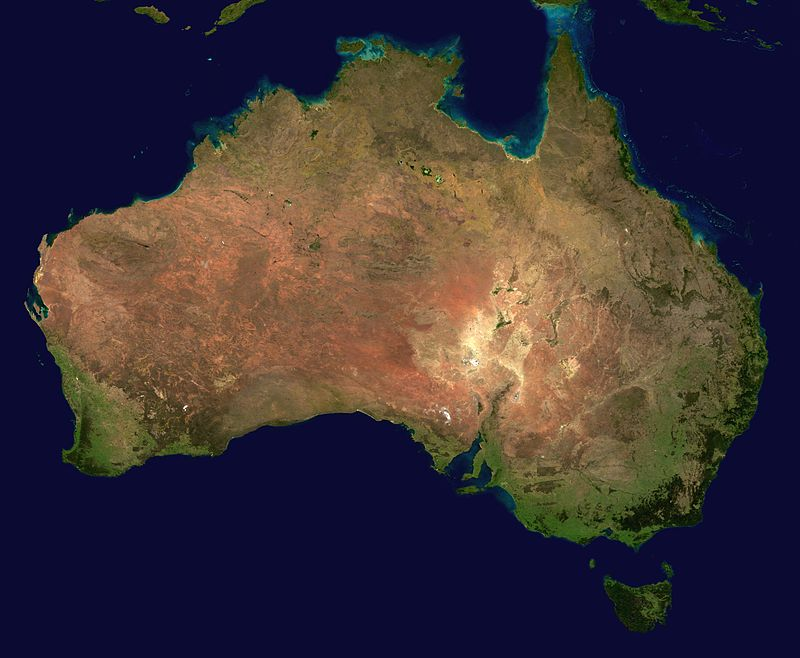
#> input picture example/example_master.jpg, 800 x 658 px, given as the content of the folder library, which was not available
$ python mosaic.py
#> lines starting #> are read from the running program, lines starting #| are printed output that depends on the picture; long printed decimals are rounded; pictures that were not available may be replaced by others from this repository, and a replacement may not be noted
#created by Pieter Roffelsen
"""This module allows one to build a mosaic of a given master image,
using images from a given collection of images. For details, please see the README.
"""


import os
from pathlib import Path
import glob
import json

import math

import cv2

import numpy as np
import pandas as pd
from scipy.optimize import linear_sum_assignment

IMAGES_FOLDER = Path("images/")
LIBRARY_FOLDER = Path("library/")
MAS_DATA_FOLDER = Path("library/mas_data/")
MASTER_FOLDER = Path("master/")
OUTPUT_FOLDER = Path("output/")


class _Parameters:
    """
    Class for parameters of mosaic projects.
    ...

    Attributes
    ----------
    dic : dictionary with keys (parameters):
        "height" - height of tiles in mosaic
        "width"  - width of tiles in mosaic
        "nr_im"  - number of images in library
        "nr_row" - number of rows of images in mosaic
        "nr_col" - number of columns of images in mosaic
    """
    def __init__(self, height="", width=""):
        self.dic = {"height" : height, "width" : width,
                    "nr_im" : "", "nr_row" : "",
                    "nr_col" : ""}

    def get(self, parameter):
        '''Get value of parameter.'''
        return self.dic[parameter]

    def set(self, parameter, value):
        '''Set value of parameter.'''
        self.dic[parameter] = value
        return None

    def save(self):
        '''Save parameters to file in library folder.'''
        log = open(LIBRARY_FOLDER / "log.txt", "w")
        json_dump = json.dumps(self.dic)
        log.write(json_dump)
        log.close()
        return None

    # [6 lines left out: function load, not called in this run]


class MosaicProject:
    """
    Class for mosaic projects.
    ...

    Attributes
    ----------
    parameters : instance of the _Parameter class.
    Contains values of relevant parameters of a mosaic project.

    Methods
    -------
    build_library(self)
    Build library from images in image folder.

    process_master(self, max_im=0)
    Find optimal assignment of library images to tiles in mosaic,
    using no more than max_im images if max_im > 0.

    print_mosaic(self, tuning=None)
    Print a mosaic with optional tuning

    build_mosaic(self, max_im=0, tuning=None)
    Call build_library, process_master and print_mosaic.
    """
    def __init__(self, height=100, width=120):
        #initialise parameters of mosaic.
        self.parameters = _Parameters(height=height, width=width)
        #Test whether old project files already exist.
        if len(os.listdir(LIBRARY_FOLDER)) > 2:
            print("Would you like to:")
            print("(1) continue the old project, or")
            print("(2) start a new one and clear the old one?")
            choice = "0"
            while choice not in ["1", "2"]:
                choice = input("Please answer with 1 or 2: ")
            if choice == "1":
                try:
                    self.parameters.load()
                except:
                    raise FileNotFoundError("Old project is corrupted, please start a new one.")
            if choice == "2":
                _clear_library()
                _clear_mas_data()

    def get_parameters(self):
        '''parameters getter'''
        return self.parameters

    def build_library(self):
        '''build an image library by cropping and resizing each
        image found in the images folder and its subfolders, in
        accordance with the specified height and width values.
        ---------
        Save all the processed images in the library folder as well as
        a file averages.csv containing average colour values of all
        the processed images.
        '''
        #check whether a library already exists
        if len(os.listdir(LIBRARY_FOLDER)) > 2:
            print("Would you like to rebuild the library (y/n)?")
            print("WARNING: entering y will delete all intermediate files.")
            choice = input("Input: ")
            while choice not in ["y", "n"]:
                print("Please respond with y or n.")
                choice = input("Input: ")
            if choice == "n":
                return None
            else:
                _clear_library()
                _clear_mas_data()
                print("library cleared")
        #retrieve mosaic parameters
        param = self.get_parameters()
        #create list of all files in images folder and its subfolders
        file_list = _images_files()
        total_files = len(file_list)    #total number of files
        image_counter = 0               #tracks number of images among files
        percent = 0                     #tracks completion percentage
        file_counter = 0                #tracks number of files processed
        #We save average colour values of images during processing
        #in the following list.
        average_colours_list = []
        print("Building of image library initiated.")
        print("images processed:   0%")
        for file in file_list:
            image = cv2.imread(file)
#> image is the input picture: shape (658, 800, 3); mean B, G, R 55.8, 50.8, 61.2
            file_counter += 1
            percent_new = int((file_counter * 100) // total_files)
            if percent_new > percent:
                percent = percent_new
                print("images processed: "+((3 - len(str(percent))) * " ")+str(percent)+"%")
            #Check whether the file is an image or not.
            if image is None:   #If not, then skip to the next iteration.
                continue
            #Crop and resize image.
            image = _image_processor(image, param.get("height"), param.get("width"))
            #Save processed image into the library folder.
            cv2.imwrite(str(LIBRARY_FOLDER / ("lib_im_" + str(image_counter) + ".jpg")), image)
            #Compute the average colour values of the processed image.
            average_colours = image.mean(axis=1).mean(axis=0)
            average_colours_list.append(average_colours)
            image_counter += 1
        #Save the average colour values of the images in the library
        #as averages.csv in the library folder.
        average_colours_list = pd.DataFrame(average_colours_list)
        average_colours_list.to_csv(str(LIBRARY_FOLDER / "averages.csv"))
        #Set parameter "nr_im" to image_counter.
        param.set("nr_im", image_counter)
        #Save parameters on file.
        param.save()
        print("Building of image library completed.")
        return None

    def process_master(self, max_im=0):
        '''Process master image:
        -load master image from the master folder,
        -determine optimal number of rows and columns of tiles
         to use for mosaic, with the additional constraint that the total
         number of tiles is less than max_im, in case max_im > 0.
        -compute optimal assignment of images in library to mosaic tiles.
        -save optimal assignment as assignment.csv in mas_data folder.
        --------
        Keyword arguments:
        max_im -- maximum number of tiles to use in mosaic.
        '''
        #check whether a master image has already been processed.
        if len(os.listdir(MAS_DATA_FOLDER)) > 1:
            print("Would you like to reprocess a master image?")
            choice = "0"
            while choice not in ["y", "n"]:
                choice = input("Please respond with y or n: ")
            if choice == "n":
                return None
            else:
                _clear_mas_data()
        #load master image
        mas_im = _load_mas_im()
        print("Master image processing initiated.")
        #get aspect ratio of master image
        mas_dim = mas_im.shape
        asp_mast = mas_dim[0] / mas_dim[1]
        #get aspect ratio of tile images
        param = self.get_parameters()
        asp_tile = param.get("height") / param.get("width")
        #set maximum number of image tiles in mosaic
        if max_im > 0:
            nr_im_used = min(param.get("nr_im"), max_im)
        else:
            nr_im_used = param.get("nr_im")
        #find optimal numbers of rows and columns in mosaic
        (nr_row, nr_col) = _optimal(nr_im_used, asp_tile, asp_mast)
        print("Your mosaic will consist of "+str(nr_row)+\
              " rows and "+str(nr_col)+" columns of images.")
        #set numbers of rows and columns parameters
        param.set("nr_row", nr_row)
        param.set("nr_col", nr_col)
        param.save()
        #resize master image to shape of to be built mosaic
        mas_im_resized = _image_resizer(mas_im, nr_row * param.get("height"),\
                                        nr_col * param.get("width"))
        #save resized master image in mas_data subfolder of library
        cv2.imwrite(str(MAS_DATA_FOLDER / "mas_res_1.jpg"), mas_im_resized)
        #extract average colour values of sub_images of master_image
        mas_im_data = _extract_data(mas_im_resized, nr_row, nr_col)
        del mas_im_resized
        #compute optimal assignment of library images to mosaic tiles
        assignment = _optimal_assignment(mas_im_data)
        #save optimal assignment as csv file in mas data subfolder
        pd.DataFrame(assignment).to_csv(str(MAS_DATA_FOLDER / "assignment.csv"))
        print("Master image processing completed.")
        return None

    # [142 lines left out: functions print_mosaic, _filter_master, build_mosaic, _clear_library, _clear_mas_data, not called in this run]

def _images_files():
    '''Return list of all file-paths in images folder.'''
    file_list = []
    for root, _, files in os.walk(IMAGES_FOLDER):
        for file in files:
            file_list.append(os.path.join(root, file))
    return file_list

def _image_processor(image, height, width):
    '''Croppes and resizes image in accordance with specified height
    and width, whilst preventing stretching or shrinking.
    --------
    Keyword arguments:
    image  -- array-like image to be processed
    height -- target height of output image
    width  -- target width of output image
    '''
#> called with height = 100, width = 120
    he_im = image.shape[0]
#> he_im = 658
    wi_im = image.shape[1]
#> wi_im = 800
    #Compare aspect ratio of input image and target aspect ratio.
    if height / width < he_im / wi_im:     #In this case crop vertically.
        top_lim = math.ceil((he_im-1) / 2 - wi_im * height / (2 * width))
        bot_lim = math.floor((he_im-1) / 2 + wi_im * height / (2 * width))+1
        cropped_im = image[top_lim : bot_lim, 0 : wi_im]
    else:                                   #Otherwise crop horizontally.
        lft_lim = math.ceil((wi_im-1) / 2 - he_im * width / (2 * height))
#> lft_lim = 5
        rgt_lim = math.floor((wi_im-1) / 2 + he_im * width / (2 * height))+1
#> rgt_lim = 795
        cropped_im = image[0 : he_im, lft_lim : rgt_lim]
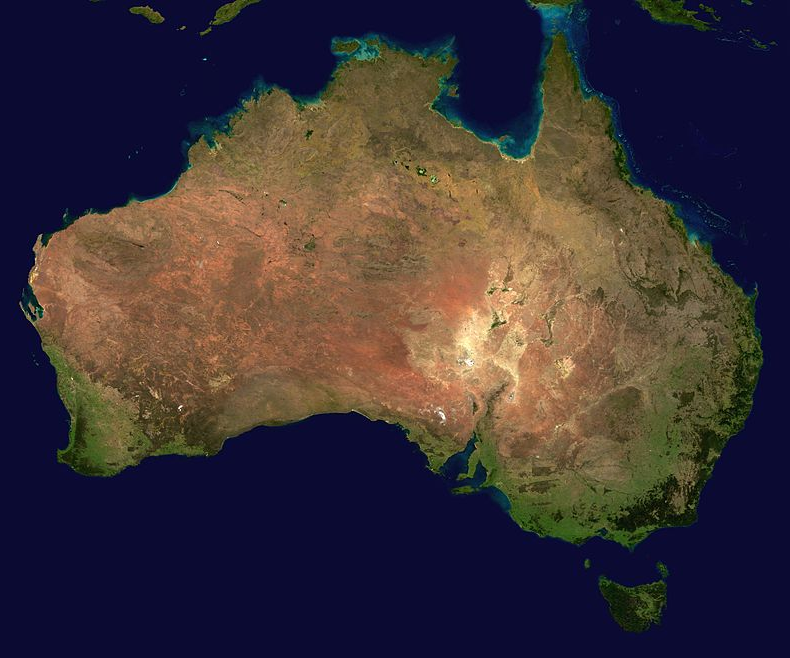
#> cropped_im: shape (658, 790, 3); mean B, G, R 55.9, 51.4, 61.9
    #Resize cropped image.
    output = cv2.resize(cropped_im, (width, height), interpolation=cv2.INTER_AREA)
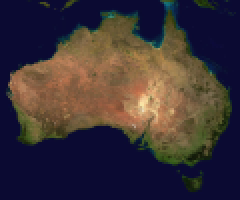
#> output: shape (100, 120, 3) (shown 2 times larger); mean B, G, R 55.9, 51.3, 61.9
#> in build_library, `average_colours = image.mean(axis=1).mean(axis=0)`: average_colours = [55.85, 51.35, 61.86]
#> in build_library, `average_colours_list = pd.DataFrame(average_colours_list)`: average_colours_list = table of 1 rows and 3 columns
    return output

#PROCESS_MASTER HELPER FUNCTIONS
def _load_mas_im():
    '''Load master image from master folder and return it.
    ---------
    If there are several files in master folder, ask user to choose one.
    If there is no image file in master folder, raise FileNotFoundError.
    '''
    #get all files in master folder.
    files = os.listdir(MASTER_FOLDER)
    #remove master folder readme from list
    try:
        files.remove("README.md")
    except ValueError:
        pass
    #if no files left, raise FileNotFoundError
    if not files:
        raise FileNotFoundError("No image found in master folder.")
    #if there is precisely one file left, get this file
    elif len(files) == 1:
        file = files[0]
        mas_im = cv2.imread(str(MASTER_FOLDER / file))
        #if file is not really an image, raise FileNotFoundError
        if mas_im is None:
            raise FileNotFoundError("No image found in master folder.")
    #if there are several files left, ask user to choose file
    else:
        print("Several files found in master folder:")
        for index, file in enumerate(files):
            print("("+str(index+1)+") "+file)
        choice = "0"
        options = [str(k+1) for k in range(len(files))]
        while choice not in options:
            choice = input("Which image would you like to use (1 or 2 or...)? ")
        file = files[int(choice) - 1]
        #open file as image
        mas_im = cv2.imread(str(MASTER_FOLDER / file))
        #if file is not really an image, raise TypeError
        if mas_im is None:
            raise TypeError("Chosen file isn't recognised as an image.")
    return mas_im

def _optimal(nr_im, asp_tile, asp_mast):
    '''Compute optimal number of rows and columns of image tiles in mosaic
    with nr_im images and aspect ratios asp_tile and asp_mast for the
    image tiles and master image respectively.
    --------
    Keyword arguments:
    nr_im    --- number of image tiles in library
    asp_tile --- aspect ratio of image tiles
    asp_mast --- aspect ratio of master tiles
    --------
    returns tuple with optimal number of rows and columns.
    '''
    #construct list of possible row and column numbers
    options = [(nr_row, nr_im // nr_row) for nr_row in range(1, nr_im+1)]
    def deviation(option):
        '''compute squared difference between aspect ratios of master image
        and mosaic with number of rows and columns as specified.
        '''
#| Your mosaic will consist of 1 rows and 1 columns of images.
        (nr_row, nr_col) = option
        return ((nr_row / nr_col) * asp_tile - asp_mast)**2
    #find option with minimal deviation.
    option_best = min(options, key=deviation)
    return option_best

def _image_resizer(image, target_height, target_width):
    '''Resizes image to specified height and width.
    --------
    Keyword arguments:
    image         --- array-like image
    target_height --- desired height
    target_width  --- desired width
    --------
    returns resized image
    '''
#> called with target_height = 100, target_width = 120
    #resize image
    output = cv2.resize(image, (target_width, target_height))
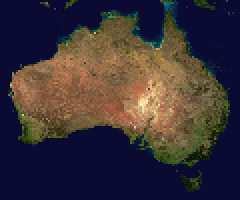
#> output: shape (100, 120, 3) (shown 2 times larger); mean B, G, R 55.8, 50.8, 61.2
    #design kernel for smoothening resized image
    im_width = image.shape[1]
#> im_width = 800
    fac = target_width // (2 * im_width)
#> fac = 0
    kern_size = 2 * fac + 1
#> kern_size = 1
    kernel = np.ones((kern_size, kern_size), np.float32) / kern_size**2
#> kernel = [1]
    #smoothen image by filtering
    output = cv2.filter2D(output, -1, kernel)
    return output

def _extract_data(image, nr_row, nr_col):
    '''Partition image into nr_row rows and nr_col columns of tiles and return
    list with average colour values of each part, where
    output[row_index * nr_col + col_index] = average in tile in
    in (row,column) = (row_index, col_index).
    --------
    Keyword arguments:
    image  --- array-like image
    nr_row --- number of rows
    nr_col --- number of columns
    --------
    returns list with average colour values of parts.
    '''
#> called with nr_row = 1, nr_col = 1
    #get image height and width
    im_height = image.shape[0]
#> im_height = 100
    im_width = image.shape[1]
#> im_width = 120
    #built output recursively
    output = []
    for row_ind in range(nr_row):          #row_ind loops over rows
        for col_ind in range(nr_col):      #col_ind loops over columns
            #define limits of part
            top_lim = int(row_ind * im_height / nr_row)
            bot_lim = int((row_ind + 1) * im_height / nr_row)
            lef_lim = int(col_ind * im_width / nr_col)
            rig_lim = int((col_ind+1) * im_width / nr_col)
            #get part
            sub_im = image[top_lim : bot_lim, lef_lim : rig_lim]
            #compute average colour value of part
            sub_im_average = sub_im.mean(axis=1).mean(axis=0)
            #add average to output
            output.append(sub_im_average)
#> after the loop, output = [[55.77, 50.84, 61.25]]
    return output

def _optimal_assignment(mas_im_data):
    '''Given data of master image, return optimal assignment of library
    images to tiles in mosaic.
    '''
    #try loading library data
    try:
        lib_data = pd.read_csv(str(LIBRARY_FOLDER / "averages.csv"), index_col=0)
    except:
        raise FileNotFoundError("Library missing or corrupt, please rebuild it.")
    #save library and master image data as numpy arrays
    lib_data = np.array(lib_data)
    mas_data = np.array(mas_im_data)
#> mas_data = [[55.77, 50.84, 61.25]]
    nr_mas_entries = len(mas_im_data)   #number of tiles in mosaic
#> nr_mas_entries = 1
    nr_lib_entries = len(lib_data)      #number of images in library
    print("Construction of cost matrix initialised.")
    def point_dist(mas_index, lib_index):
        '''return l^2 difference between average colour values of
        part mas_index of master image and image lib_index of library.
        '''
        dif = mas_data[int(mas_index)]-lib_data[int(lib_index)]
        return np.linalg.norm(dif/256)
    #initialise cost matrix
    cost_matrix = np.zeros((nr_mas_entries, nr_lib_entries))
#> cost_matrix = [0]
    #compute cost matrix entry-wise
    for mas_index in range(nr_mas_entries):
        for lib_index in range(nr_lib_entries):
            cost_matrix[mas_index][lib_index] = point_dist(mas_index, lib_index)
#> this loop made 1 pass
#> after the loop, cost_matrix = [0.00313]
    print("Construction of cost matrix completed.")
    print("Finding optimal assignment initalised.")
    if nr_mas_entries > 700:
        print("This can take a little while.")
    #apply Hungarian method to obtain optimal assignment
    _, col_ind = linear_sum_assignment(cost_matrix)
#> col_ind = [0]
    print("Finding optimal assignment completed.")
    #compute total cost of assignment
    total = 0
    for k in range(nr_mas_entries):
        total += point_dist(k, col_ind[k])**2
#> this loop made 1 pass
#> (dif in point_dist, total) on pass 1: ([-0.0853, -0.508, -0.615], 9.81e-06)
#> after the loop, total = 9.81e-06
    cost = (total / nr_mas_entries)**(0.5)
#> cost = 0.00313
    print("Total assignment cost: ", cost)
#| Total assignment cost:  0.003132
    assignment = [[k, col_ind[k]] for k in range(nr_mas_entries)]
#> assignment = [[0, 0]]
    return assignment

#PRINT_MOSAIC HELPER FUNCTIONS
# [18 lines left out: functions _weights_check, _mosaic_namer, not called in this run]

#IF RUNNING SCRIPT
if __name__ == "__main__":
    MOS = MosaicProject()
    #build library
    MOS.build_library()
    #process master image
    MOS.process_master(max_im=0)
#> (the run stopped early here; a loop or call above may not have finished)
